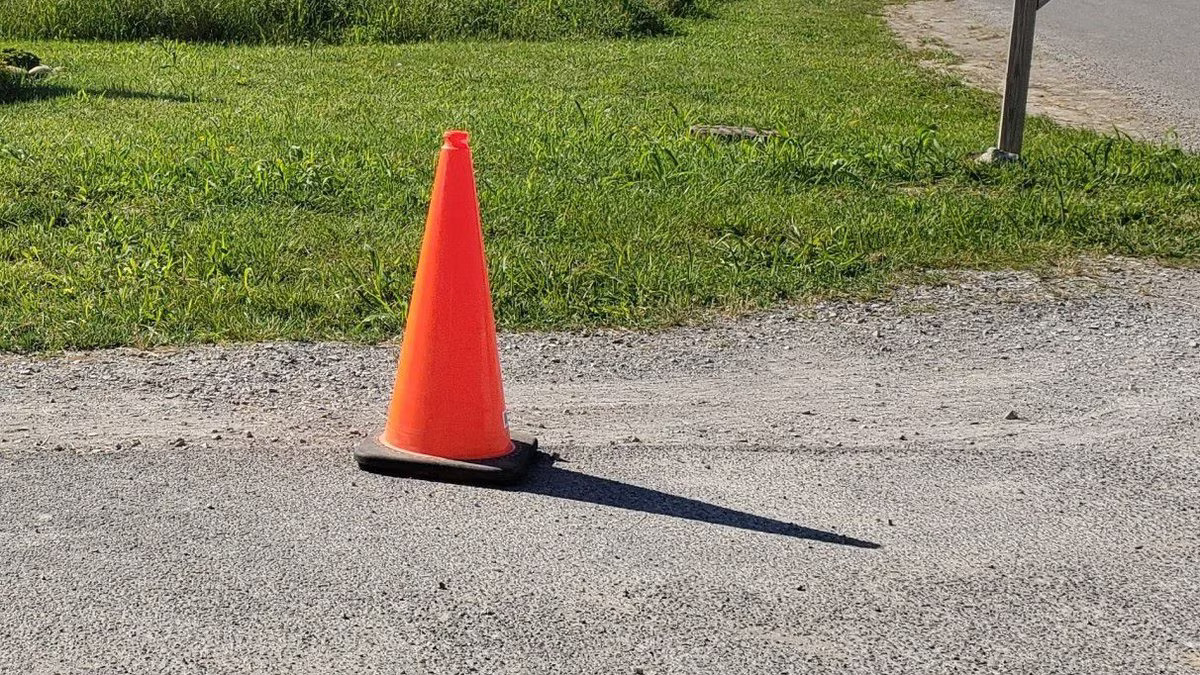
#> input picture cone.jpg, 1200 x 675 px
$ python Cone-detection.py
#> lines starting #> are read from the running program, lines starting #| are printed output that depends on the picture; after the words box and inside, x2 and y2 are one past the last pixel; in counts of white or black regions, pixels touching at a corner belong together
import cv2
import numpy as np
img=cv2.imread("cone.jpg")
#> img is the input picture: shape (675, 1200, 3); mean B, G, R 108.2, 138.4, 141.8
img1=cv2.cvtColor(img,cv2.COLOR_BGR2HSV)
#> img1: shape (675, 1200, 3); mean H, S, V 25.1, 82.3, 147.7
lower=np.array([5, 50, 50])
upper=np.array([15, 255, 255])
lower1=np.array([0,100, 20])
upper1=np.array([25, 255, 255])

img1=cv2.inRange(img1,lower1,upper1)
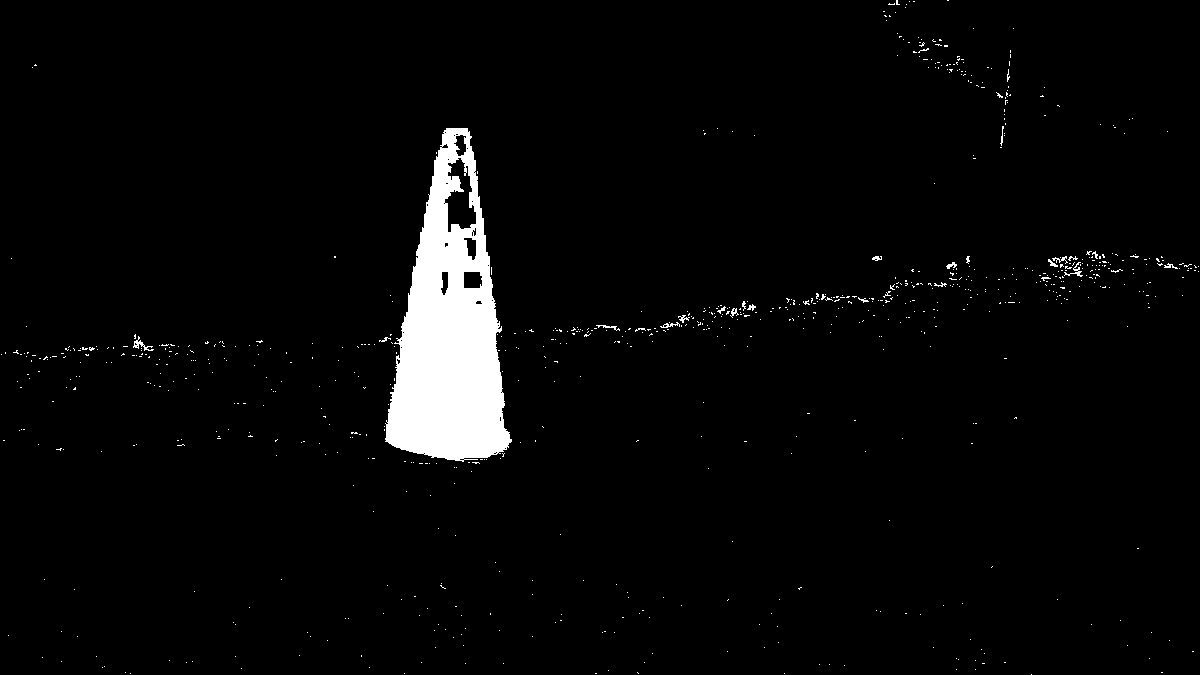
#> img1: shape (675, 1200); 3.3% white; 816 white regions (793 under 20 px), largest, box (x1, y1, x2, y2) and area: (385, 128, 512, 462) 24184, (133, 336, 154, 351) 89, (1064, 262, 1083, 277) 72
img1=cv2.GaussianBlur(img1,(17,17),0)
img1=cv2.Canny(img1,250,200)
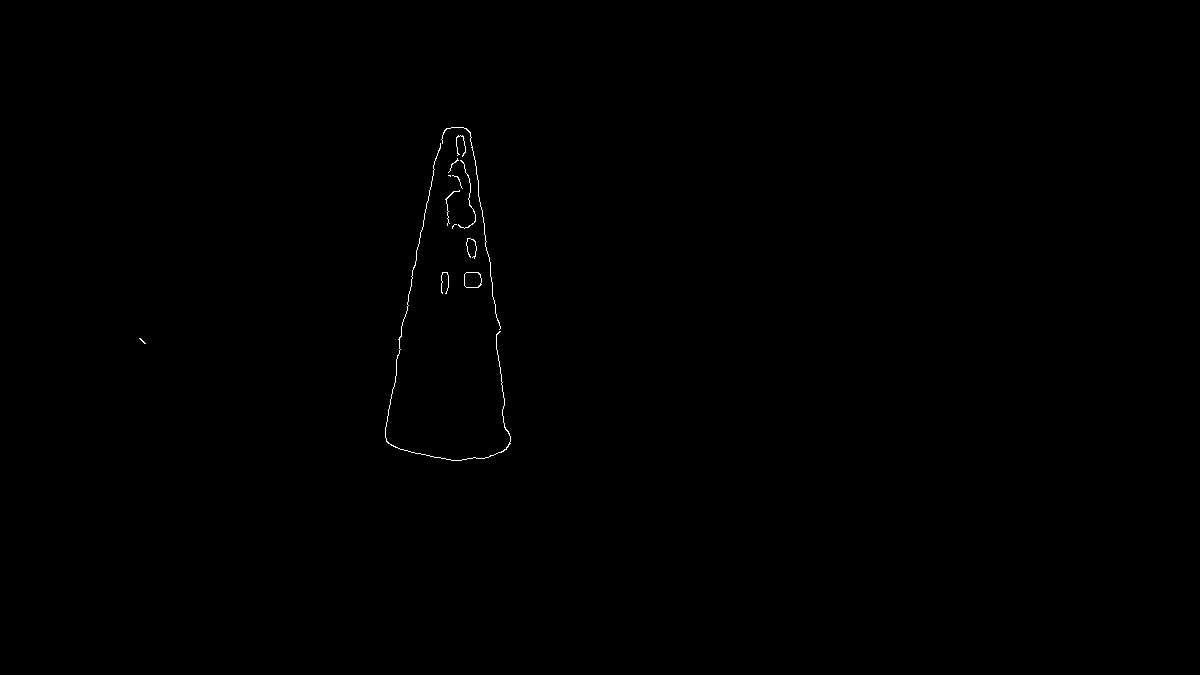
#> img1: shape (675, 1200); 0.15% white in thin lines or dots, all inside (x1, y1, x2, y2) = (139, 127, 511, 461)
_,img1=cv2.threshold(img1,20,100,cv2.THRESH_BINARY)

cont,__=cv2.findContours(img1,cv2.RETR_LIST,cv2.CHAIN_APPROX_SIMPLE)
#> cont = 14 contours, 11 with area under 20; largest, box (x1, y1, x2, y2) and area: (464, 272, 482, 288) 238, (464, 272, 482, 288) 232, (385, 143, 511, 461) 32
main=cont[0]
#> main = [[139, 338], [144, 343], [145, 343], [140, 338]]
for c in cont:
    if (len(c)>len(main)):
        main=c
#> this loop made 14 passes
#> c on passes 1, 9: [[139, 338], [144, 343], [145, 343], [140, 338]], [[448, 175], [449, 175], [450, 176], [450, 175]]
#> after the loop, main = contour of 449 points, box (x1, y1, x2, y2) (385, 143, 511, 461), area 32

p=cv2.arcLength(main,True)
#> p = 1175.8
a=cv2.approxPolyDP(main,0.01*p,True)
#> a = [[440, 143], [385, 437], [484, 458], [510, 443], [500, 331], [505, 449], [451, 460], [385, 437]]
x,y,w,h=cv2.boundingRect(a)
#> x = 385; y = 143; w = 126; h = 318
cv2.rectangle(img,(x,y),(int(x+w),int(y+h)),(255,0,0),2)
cv2.putText(img,"Cone Detected",(int(x+w/2),int(y+h/2)),cv2.FONT_HERSHEY_COMPLEX,1,(0,255,255),3)
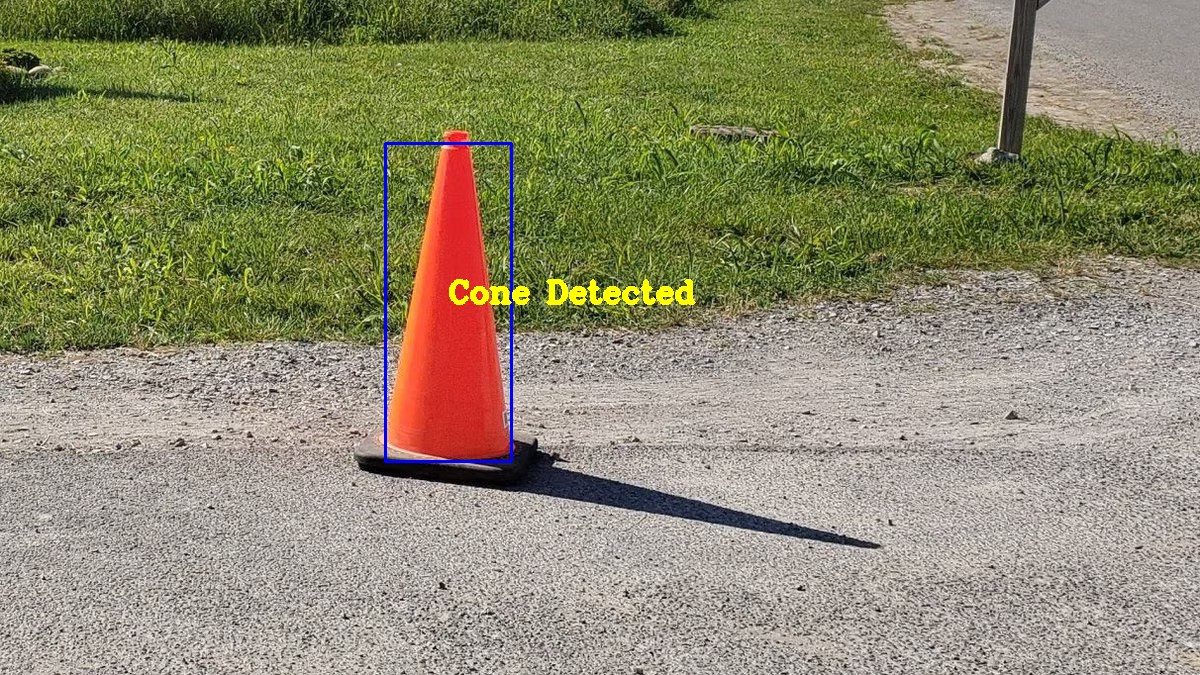
#> img: shape (675, 1200, 3); mean B, G, R 108.6, 138.7, 142


cv2.imshow("2",img)
cv2.waitKey(0)
